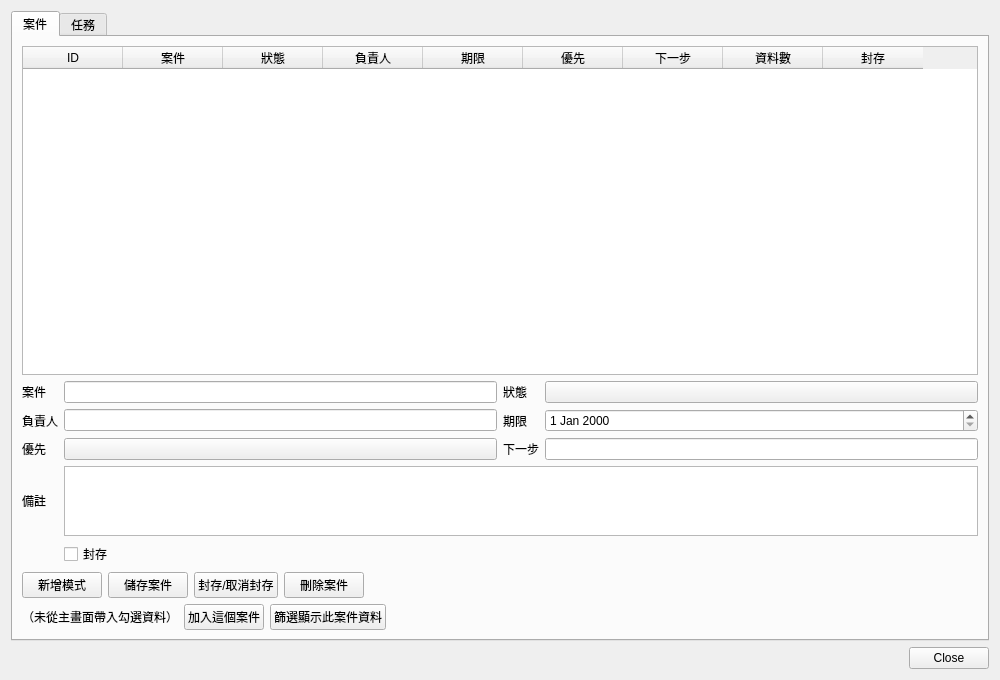
<?xml version="1.0" encoding="UTF-8"?>
<ui version="4.0">
 <class>workflowDialogContent</class>
 <widget class="QWidget" name="workflowDialogContent">
  <property name="geometry">
   <rect>
    <x>0</x>
    <y>0</y>
    <width>1000</width>
    <height>680</height>
   </rect>
  </property>
  <property name="windowTitle">
   <string>案件規劃</string>
  </property>
  <property name="dialogSize" stdset="0">
   <size>
    <width>1000</width>
    <height>680</height>
   </size>
  </property>
  <layout class="QVBoxLayout" name="workflowLayout">
   <property name="spacing">
    <number>6</number>
   </property>
   <property name="leftMargin">
    <number>11</number>
   </property>
   <property name="topMargin">
    <number>11</number>
   </property>
   <property name="rightMargin">
    <number>11</number>
   </property>
   <property name="bottomMargin">
    <number>11</number>
   </property>
   <item>
    <widget class="QTabWidget" name="workflowTabs">
     <property name="currentIndex">
      <number>0</number>
     </property>
     <widget class="QWidget" name="casePage">
      <attribute name="title">
       <string>案件</string>
      </attribute>
      <layout class="QVBoxLayout" name="casePageLayout">
       <property name="spacing">
        <number>6</number>
       </property>
       <property name="leftMargin">
        <number>9</number>
       </property>
       <property name="topMargin">
        <number>9</number>
       </property>
       <property name="rightMargin">
        <number>9</number>
       </property>
       <property name="bottomMargin">
        <number>9</number>
       </property>
       <item>
        <widget class="TableWidget" name="caseTable">
         <property name="selectionMode">
          <enum>QAbstractItemView::SingleSelection</enum>
         </property>
         <property name="selectionBehavior">
          <enum>QAbstractItemView::SelectRows</enum>
         </property>
         <column>
          <property name="text">
           <string>ID</string>
          </property>
         </column>
         <column>
          <property name="text">
           <string>案件</string>
          </property>
         </column>
         <column>
          <property name="text">
           <string>狀態</string>
          </property>
         </column>
         <column>
          <property name="text">
           <string>負責人</string>
          </property>
         </column>
         <column>
          <property name="text">
           <string>期限</string>
          </property>
         </column>
         <column>
          <property name="text">
           <string>優先</string>
          </property>
         </column>
         <column>
          <property name="text">
           <string>下一步</string>
          </property>
         </column>
         <column>
          <property name="text">
           <string>資料數</string>
          </property>
         </column>
         <column>
          <property name="text">
           <string>封存</string>
          </property>
         </column>
        </widget>
       </item>
       <item>
        <layout class="QGridLayout" name="caseForm">
         <property name="horizontalSpacing">
          <number>6</number>
         </property>
         <property name="verticalSpacing">
          <number>6</number>
         </property>
         <property name="leftMargin">
          <number>0</number>
         </property>
         <property name="topMargin">
          <number>0</number>
         </property>
         <property name="rightMargin">
          <number>0</number>
         </property>
         <property name="bottomMargin">
          <number>0</number>
         </property>
         <item row="0" column="0">
          <widget class="QLabel" name="caseTitleLabel">
           <property name="text">
            <string>案件</string>
           </property>
          </widget>
         </item>
         <item row="0" column="1">
          <widget class="LineEdit" name="caseTitleEdit" />
         </item>
         <item row="0" column="2">
          <widget class="QLabel" name="caseStatusLabel">
           <property name="text">
            <string>狀態</string>
           </property>
          </widget>
         </item>
         <item row="0" column="3">
          <widget class="ComboBox" name="caseStatusCombo">
          </widget>
         </item>
         <item row="1" column="0">
          <widget class="QLabel" name="caseAssigneeLabel">
           <property name="text">
            <string>負責人</string>
           </property>
          </widget>
         </item>
         <item row="1" column="1">
          <widget class="LineEdit" name="caseAssigneeEdit" />
         </item>
         <item row="1" column="2">
          <widget class="QLabel" name="caseDueLabel">
           <property name="text">
            <string>期限</string>
           </property>
          </widget>
         </item>
         <item row="1" column="3">
          <widget class="QDateEdit" name="caseDueEdit" />
         </item>
         <item row="2" column="0">
          <widget class="QLabel" name="casePriorityLabel">
           <property name="text">
            <string>優先</string>
           </property>
          </widget>
         </item>
         <item row="2" column="1">
          <widget class="ComboBox" name="casePriorityCombo">
          </widget>
         </item>
         <item row="2" column="2">
          <widget class="QLabel" name="caseNextLabel">
           <property name="text">
            <string>下一步</string>
           </property>
          </widget>
         </item>
         <item row="2" column="3">
          <widget class="LineEdit" name="caseNextEdit" />
         </item>
         <item row="3" column="0">
          <widget class="QLabel" name="caseNoteLabel">
           <property name="text">
            <string>備註</string>
           </property>
          </widget>
         </item>
         <item row="3" column="1" colspan="3">
          <widget class="PlainTextEdit" name="caseNoteEdit">
           <property name="maximumSize">
            <size>
             <width>16777215</width>
             <height>70</height>
            </size>
           </property>
          </widget>
         </item>
         <item row="4" column="1">
          <widget class="CheckBox" name="caseArchivedCheckBox">
           <property name="text">
            <string>封存</string>
           </property>
          </widget>
         </item>
        </layout>
       </item>
       <item>
        <layout class="QHBoxLayout" name="caseButtonRow" stretch="0,0,0,0,1">
         <property name="spacing">
          <number>6</number>
         </property>
         <property name="leftMargin">
          <number>0</number>
         </property>
         <property name="topMargin">
          <number>0</number>
         </property>
         <property name="rightMargin">
          <number>0</number>
         </property>
         <property name="bottomMargin">
          <number>0</number>
         </property>
         <item>
          <widget class="PushButton" name="newCaseButton">
           <property name="text">
            <string>新增模式</string>
           </property>
          </widget>
         </item>
         <item>
          <widget class="PrimaryPushButton" name="saveCaseButton">
           <property name="text">
            <string>儲存案件</string>
           </property>
          </widget>
         </item>
         <item>
          <widget class="PushButton" name="archiveCaseButton">
           <property name="text">
            <string>封存/取消封存</string>
           </property>
          </widget>
         </item>
         <item>
          <widget class="PushButton" name="deleteCaseButton">
           <property name="text">
            <string>刪除案件</string>
           </property>
          </widget>
         </item>
         <item>
          <spacer name="caseButtonSpacer">
           <property name="orientation">
            <enum>Qt::Horizontal</enum>
           </property>
           <property name="sizeHint" stdset="0">
            <size>
             <width>0</width>
             <height>0</height>
            </size>
           </property>
          </spacer>
         </item>
        </layout>
       </item>
       <item>
        <layout class="QHBoxLayout" name="attachRow" stretch="0,0,0,1">
         <property name="spacing">
          <number>6</number>
         </property>
         <property name="leftMargin">
          <number>0</number>
         </property>
         <property name="topMargin">
          <number>0</number>
         </property>
         <property name="rightMargin">
          <number>0</number>
         </property>
         <property name="bottomMargin">
          <number>0</number>
         </property>
         <item>
          <widget class="QLabel" name="attachStatusLabel">
           <property name="text">
            <string>（未從主畫面帶入勾選資料）</string>
           </property>
          </widget>
         </item>
         <item>
          <widget class="PushButton" name="attachButton">
           <property name="text">
            <string>加入這個案件</string>
           </property>
          </widget>
         </item>
         <item>
          <widget class="PushButton" name="filterButton">
           <property name="text">
            <string>篩選顯示此案件資料</string>
           </property>
          </widget>
         </item>
         <item>
          <spacer name="attachRowSpacer">
           <property name="orientation">
            <enum>Qt::Horizontal</enum>
           </property>
           <property name="sizeHint" stdset="0">
            <size>
             <width>0</width>
             <height>0</height>
            </size>
           </property>
          </spacer>
         </item>
        </layout>
       </item>
      </layout>
     </widget>
     <widget class="QWidget" name="taskPage">
      <attribute name="title">
       <string>任務</string>
      </attribute>
      <layout class="QVBoxLayout" name="taskPageLayout">
       <property name="spacing">
        <number>6</number>
       </property>
       <property name="leftMargin">
        <number>9</number>
       </property>
       <property name="topMargin">
        <number>9</number>
       </property>
       <property name="rightMargin">
        <number>9</number>
       </property>
       <property name="bottomMargin">
        <number>9</number>
       </property>
       <item>
        <widget class="TableWidget" name="taskTable">
         <property name="selectionMode">
          <enum>QAbstractItemView::SingleSelection</enum>
         </property>
         <property name="selectionBehavior">
          <enum>QAbstractItemView::SelectRows</enum>
         </property>
         <column>
          <property name="text">
           <string>ID</string>
          </property>
         </column>
         <column>
          <property name="text">
           <string>案件</string>
          </property>
         </column>
         <column>
          <property name="text">
           <string>任務</string>
          </property>
         </column>
         <column>
          <property name="text">
           <string>負責人</string>
          </property>
         </column>
         <column>
          <property name="text">
           <string>期限</string>
          </property>
         </column>
         <column>
          <property name="text">
           <string>狀態</string>
          </property>
         </column>
         <column>
          <property name="text">
           <string>優先</string>
          </property>
         </column>
         <column>
          <property name="text">
           <string>檢查清單</string>
          </property>
         </column>
        </widget>
       </item>
       <item>
        <layout class="QGridLayout" name="taskForm">
         <property name="horizontalSpacing">
          <number>6</number>
         </property>
         <property name="verticalSpacing">
          <number>6</number>
         </property>
         <property name="leftMargin">
          <number>0</number>
         </property>
         <property name="topMargin">
          <number>0</number>
         </property>
         <property name="rightMargin">
          <number>0</number>
         </property>
         <property name="bottomMargin">
          <number>0</number>
         </property>
         <item row="0" column="0">
          <widget class="QLabel" name="taskCaseLabel">
           <property name="text">
            <string>案件</string>
           </property>
          </widget>
         </item>
         <item row="0" column="1">
          <widget class="ComboBox" name="taskCaseCombo" />
         </item>
         <item row="0" column="2">
          <widget class="QLabel" name="taskTitleLabel">
           <property name="text">
            <string>任務</string>
           </property>
          </widget>
         </item>
         <item row="0" column="3">
          <widget class="LineEdit" name="taskTitleEdit" />
         </item>
         <item row="1" column="0">
          <widget class="QLabel" name="taskAssigneeLabel">
           <property name="text">
            <string>負責人</string>
           </property>
          </widget>
         </item>
         <item row="1" column="1">
          <widget class="LineEdit" name="taskAssigneeEdit" />
         </item>
         <item row="1" column="2">
          <widget class="QLabel" name="taskDueLabel">
           <property name="text">
            <string>期限</string>
           </property>
          </widget>
         </item>
         <item row="1" column="3">
          <widget class="QDateEdit" name="taskDueEdit" />
         </item>
         <item row="2" column="0">
          <widget class="QLabel" name="taskStatusLabel">
           <property name="text">
            <string>狀態</string>
           </property>
          </widget>
         </item>
         <item row="2" column="1">
          <widget class="ComboBox" name="taskStatusCombo">
          </widget>
         </item>
         <item row="2" column="2">
          <widget class="QLabel" name="taskPriorityLabel">
           <property name="text">
            <string>優先</string>
           </property>
          </widget>
         </item>
         <item row="2" column="3">
          <widget class="ComboBox" name="taskPriorityCombo">
          </widget>
         </item>
         <item row="3" column="0">
          <widget class="QLabel" name="taskChecklistLabel">
           <property name="text">
            <string>檢查清單</string>
           </property>
          </widget>
         </item>
         <item row="3" column="1" colspan="3">
          <widget class="PlainTextEdit" name="taskChecklistEdit">
           <property name="maximumSize">
            <size>
             <width>16777215</width>
             <height>80</height>
            </size>
           </property>
           <property name="placeholderText">
            <string>每行一個檢查項目</string>
           </property>
          </widget>
         </item>
        </layout>
       </item>
       <item>
        <layout class="QHBoxLayout" name="taskButtonRow" stretch="0,0,0,1">
         <property name="spacing">
          <number>6</number>
         </property>
         <property name="leftMargin">
          <number>0</number>
         </property>
         <property name="topMargin">
          <number>0</number>
         </property>
         <property name="rightMargin">
          <number>0</number>
         </property>
         <property name="bottomMargin">
          <number>0</number>
         </property>
         <item>
          <widget class="PushButton" name="newTaskButton">
           <property name="text">
            <string>新增模式</string>
           </property>
          </widget>
         </item>
         <item>
          <widget class="PrimaryPushButton" name="saveTaskButton">
           <property name="text">
            <string>儲存任務</string>
           </property>
          </widget>
         </item>
         <item>
          <widget class="PushButton" name="deleteTaskButton">
           <property name="text">
            <string>刪除任務</string>
           </property>
          </widget>
         </item>
         <item>
          <spacer name="taskButtonSpacer">
           <property name="orientation">
            <enum>Qt::Horizontal</enum>
           </property>
           <property name="sizeHint" stdset="0">
            <size>
             <width>0</width>
             <height>0</height>
            </size>
           </property>
          </spacer>
         </item>
        </layout>
       </item>
      </layout>
     </widget>
    </widget>
   </item>
   <item>
    <widget class="DialogButtonBox" name="buttonBox">
     <property name="standardButtons">
      <set>QDialogButtonBox::Close</set>
     </property>
    </widget>
   </item>
  </layout>
 </widget>
 <customwidgets>
 <customwidget>
  <class>CheckBox</class>
  <extends>QCheckBox</extends>
  <header>qfluentwidgets</header>
 </customwidget>
 <customwidget>
  <class>ComboBox</class>
  <extends>QPushButton</extends>
  <header>qfluentwidgets</header>
 </customwidget>
 <customwidget>
  <class>DialogButtonBox</class>
  <extends>QDialogButtonBox</extends>
  <header>customer_fluent</header>
 </customwidget>
 <customwidget>
  <class>LineEdit</class>
  <extends>QLineEdit</extends>
  <header>qfluentwidgets</header>
 </customwidget>
 <customwidget>
  <class>PlainTextEdit</class>
  <extends>QPlainTextEdit</extends>
  <header>qfluentwidgets</header>
 </customwidget>
 <customwidget>
  <class>PrimaryPushButton</class>
  <extends>QPushButton</extends>
  <header>qfluentwidgets</header>
 </customwidget>
 <customwidget>
  <class>PushButton</class>
  <extends>QPushButton</extends>
  <header>qfluentwidgets</header>
 </customwidget>
 <customwidget>
  <class>TableWidget</class>
  <extends>QTableWidget</extends>
  <header>qfluentwidgets</header>
 </customwidget>
 </customwidgets>
 <resources />
 <connections />
</ui>
